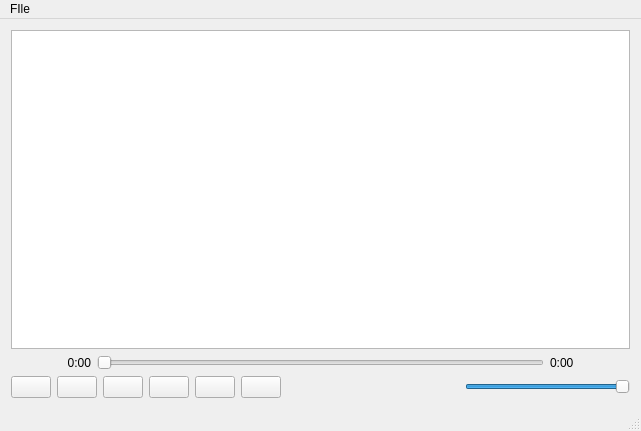
<?xml version="1.0" encoding="UTF-8"?>
<ui version="4.0">
 <class>MainWindow</class>
 <widget class="QMainWindow" name="MainWindow">
  <property name="geometry">
   <rect>
    <x>0</x>
    <y>0</y>
    <width>641</width>
    <height>431</height>
   </rect>
  </property>
  <property name="windowTitle">
   <string>Failamp</string>
  </property>
  <widget class="QWidget" name="centralWidget">
   <property name="sizePolicy">
    <sizepolicy hsizetype="Maximum" vsizetype="Maximum">
     <horstretch>0</horstretch>
     <verstretch>0</verstretch>
    </sizepolicy>
   </property>
   <layout class="QVBoxLayout" name="verticalLayout">
    <item>
     <widget class="QListView" name="playlistView">
      <property name="acceptDrops">
       <bool>true</bool>
      </property>
      <property name="showDropIndicator" stdset="0">
       <bool>true</bool>
      </property>
      <property name="dragDropMode">
       <enum>QAbstractItemView::DropOnly</enum>
      </property>
      <property name="defaultDropAction">
       <enum>Qt::CopyAction</enum>
      </property>
      <property name="alternatingRowColors">
       <bool>true</bool>
      </property>
      <property name="uniformItemSizes">
       <bool>true</bool>
      </property>
     </widget>
    </item>
    <item>
     <layout class="QHBoxLayout" name="horizontalLayout_4">
      <item>
       <widget class="QLabel" name="currentTimeLabel">
        <property name="minimumSize">
         <size>
          <width>80</width>
          <height>0</height>
         </size>
        </property>
        <property name="text">
         <string>0:00</string>
        </property>
        <property name="alignment">
         <set>Qt::AlignRight|Qt::AlignTrailing|Qt::AlignVCenter</set>
        </property>
       </widget>
      </item>
      <item>
       <widget class="QSlider" name="timeSlider">
        <property name="orientation">
         <enum>Qt::Horizontal</enum>
        </property>
       </widget>
      </item>
      <item>
       <widget class="QLabel" name="totalTimeLabel">
        <property name="minimumSize">
         <size>
          <width>80</width>
          <height>0</height>
         </size>
        </property>
        <property name="text">
         <string>0:00</string>
        </property>
        <property name="alignment">
         <set>Qt::AlignLeading|Qt::AlignLeft|Qt::AlignVCenter</set>
        </property>
       </widget>
      </item>
     </layout>
    </item>
    <item>
     <layout class="QHBoxLayout" name="horizontalLayout_5">
      <item>
       <widget class="QPushButton" name="previousButton">
        <property name="text">
         <string/>
        </property>
        <property name="icon">
         <iconset>
          <normaloff>images/previous.jpg</normaloff>images/previous.jpg</iconset>
        </property>
       </widget>
      </item>
      <item>
       <widget class="QPushButton" name="playButton">
        <property name="text">
         <string/>
        </property>
        <property name="icon">
         <iconset>
          <normaloff>images/play.jpg</normaloff>images/play.jpg</iconset>
        </property>
       </widget>
      </item>
      <item>
       <widget class="QPushButton" name="pauseButton">
        <property name="text">
         <string/>
        </property>
        <property name="icon">
         <iconset>
          <normaloff>images/pause.jpg</normaloff>images/pause.jpg</iconset>
        </property>
       </widget>
      </item>
      <item>
       <widget class="QPushButton" name="stopButton">
        <property name="text">
         <string/>
        </property>
        <property name="icon">
         <iconset>
          <normaloff>images/stop.jpg</normaloff>images/stop.jpg</iconset>
        </property>
       </widget>
      </item>
      <item>
       <widget class="QPushButton" name="nextButton">
        <property name="text">
         <string/>
        </property>
        <property name="icon">
         <iconset>
          <normaloff>images/next.jpg</normaloff>images/next.jpg</iconset>
        </property>
       </widget>
      </item>
      <item>
       <widget class="QPushButton" name="randomButton">
        <property name="text">
         <string/>
        </property>
        <property name="icon">
         <iconset>
          <normaloff>images/mix.jpg</normaloff>images/mix.jpg</iconset>
        </property>
       </widget>
      </item>
      <item>
       <spacer name="horizontalSpacer">
        <property name="orientation">
         <enum>Qt::Horizontal</enum>
        </property>
        <property name="sizeHint" stdset="0">
         <size>
          <width>40</width>
          <height>20</height>
         </size>
        </property>
       </spacer>
      </item>
      <item>
       <widget class="QLabel" name="label">
        <property name="text">
         <string/>
        </property>
        <property name="pixmap">
         <pixmap>images/volume.jpg</pixmap>
        </property>
       </widget>
      </item>
      <item>
       <widget class="QSlider" name="volumeSlider">
        <property name="maximum">
         <number>100</number>
        </property>
        <property name="value">
         <number>100</number>
        </property>
        <property name="orientation">
         <enum>Qt::Horizontal</enum>
        </property>
       </widget>
      </item>
     </layout>
    </item>
   </layout>
  </widget>
  <widget class="QMenuBar" name="menuBar">
   <property name="geometry">
    <rect>
     <x>0</x>
     <y>0</y>
     <width>641</width>
     <height>21</height>
    </rect>
   </property>
   <widget class="QMenu" name="menuFIle">
    <property name="title">
     <string>FIle</string>
    </property>
    <addaction name="open_file_action"/>
   </widget>
   <addaction name="menuFIle"/>
  </widget>
  <widget class="QStatusBar" name="statusBar"/>
  <action name="open_file_action">
   <property name="text">
    <string>Open file...</string>
   </property>
  </action>
 </widget>
 <layoutdefault spacing="6" margin="11"/>
 <resources/>
 <connections/>
</ui>
